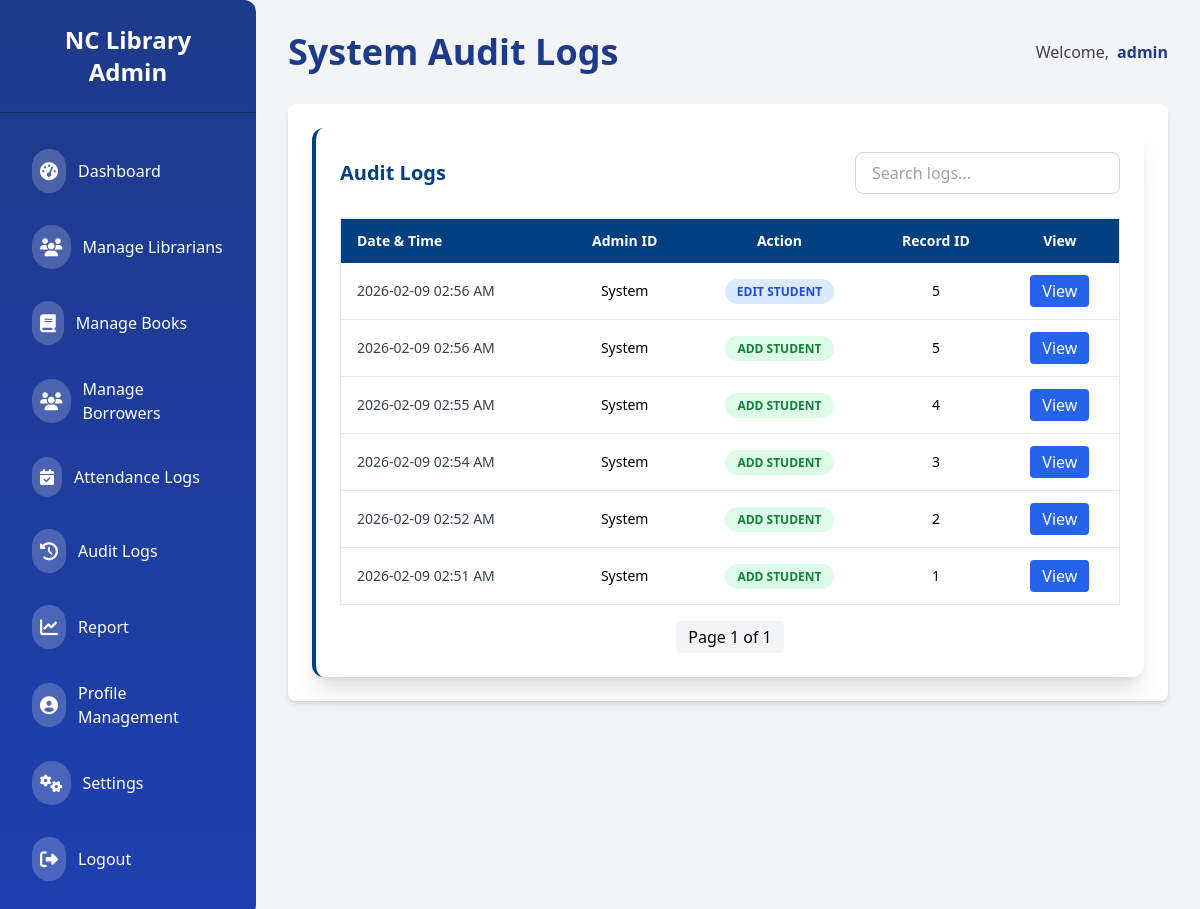
The page /admin/audit-logs (signed in) on the database its author committed.
### app/models/audit_log.py (models this page shows, shortened)
class AuditLog(db.Model):
    __tablename__ = "audit_log"
    id = db.Column(db.Integer, primary_key=True)
    user_id = db.Column(db.Integer, nullable=True)  # The admin who performed the action
    action = db.Column(db.String(100), nullable=False)  # e.g., "ADD STUDENT", "EDIT FACULTY"
    table_name = db.Column(db.String(100), nullable=False)  # e.g., "student", "borrower"
    record_id = db.Column(db.Integer, nullable=True)  # ID of the record affected
    old_data = db.Column(db.Text, nullable=True)  # JSON string for previous data
    new_data = db.Column(db.Text, nullable=True)  # JSON string for new data
    timestamp = db.Column(db.DateTime, default=datetime.utcnow)

### app/routes/admin/audit_logs.py (the view)
@admin_bp.route("/audit-logs")
@role_required("admin")
def audit_logs():
    page = request.args.get("page", 1, type=int)
    per_page = 20
    logs_pagination = AuditLog.query\
        .order_by(AuditLog.timestamp.desc())\
        .paginate(page=page, per_page=per_page, error_out=False)
    return render_template("admin/audit_logs.html", logs_pagination=logs_pagination)

### app/templates/admin/audit_logs.html (shortened to what this page needs)
{% extends "admin/admin_base.html" %}
{% block header %}System Audit Logs{% endblock %}
{% block content %}
<div class="col-span-full bg-white shadow-xl rounded-xl p-6 border-l-4 border-[#004080]">
  <div class="flex flex-col md:flex-row md:items-center md:justify-between gap-4 mb-6">
    <h2 class="text-xl font-semibold text-[#004080]">Audit Logs</h2>
    <div class="flex gap-2">
      <input
        type="text"
        id="searchInput"
        placeholder="Search logs..."
        class="border border-gray-300 rounded-lg px-4 py-2 focus:outline-none focus:ring-2 focus:ring-[#004080]"
      />
    </div>
  </div>
  <div class="overflow-x-auto">
    <table class="min-w-full border border-gray-200 rounded">
      <thead class="bg-[#004080] text-white">
        <tr>
          <th class="px-4 py-3 text-left text-sm font-semibold">Date & Time</th>
          <th class="px-4 py-3 text-center text-sm font-semibold">Admin ID</th>
          <th class="px-4 py-3 text-center text-sm font-semibold">Action</th>
          <th class="px-4 py-3 text-center text-sm font-semibold">Record ID</th>
          <th class="px-4 py-3 text-center text-sm font-semibold">View</th>
        </tr>
      </thead>
      <tbody class="divide-y">
        {% for log in logs_pagination.items %}
        <tr class="hover:bg-blue-50">
          <td class="px-4 py-3 text-sm text-gray-700">
            {{ log.timestamp.strftime("%Y-%m-%d %I:%M %p") }}
          </td>
          <td class="px-4 py-3 text-center text-sm">{{ log.user_id or "System" }}</td>
          <td class="px-4 py-3 text-center text-sm">
            {% set action = log.action|lower %}
            <span
              class="px-3 py-1 rounded-full text-xs font-semibold
                {% if 'add' in action or 'create' in action %} bg-green-100 text-green-700
                {% elif 'update' in action or 'edit' in action %} bg-blue-100 text-blue-700
                {% elif 'delete' in action or 'remove' in action %} bg-red-100 text-red-700
                {% elif 'login' in action or 'logout' in action %} bg-purple-100 text-purple-700
                {% else %} bg-gray-200 text-gray-700
                {% endif %}">
              {{ log.action }}
            </span>
          </td>
          <td class="px-4 py-3 text-center text-sm">{{ log.record_id or "-" }}</td>
          <td class="px-4 py-3 text-center">
            <button
              onclick="openLogModal({{ log.id }})"
              class="px-3 py-1 bg-blue-600 text-white rounded hover:bg-blue-700 transition"
            >
              View
            </button>
          </td>
        </tr>
        {% else %}
        <tr>
          <td colspan="5" class="text-center py-6 text-gray-500">No audit logs found.</td>
        </tr>
        {% endfor %}
      </tbody>
    </table>
  </div>
  <div class="mt-4 flex justify-center items-center space-x-2">
    <span class="px-3 py-1 bg-gray-100 rounded">Page {{ logs_pagination.page }} of {{ logs_pagination.pages }}</span>
  </div>
</div>
{% endblock %}

### rows shown on the page
AuditLog: timestamp "2026-02-09 02:56 AM", user_id "System", action "EDIT STUDENT", record "5"
AuditLog: timestamp "2026-02-09 02:56 AM", user_id "System", action "ADD STUDENT", record "5"
AuditLog: timestamp "2026-02-09 02:55 AM", user_id "System", action "ADD STUDENT", record "4"
AuditLog: timestamp "2026-02-09 02:54 AM", user_id "System", action "ADD STUDENT", record "3"
AuditLog: timestamp "2026-02-09 02:52 AM", user_id "System", action "ADD STUDENT", record "2"
AuditLog: timestamp "2026-02-09 02:51 AM", user_id "System", action "ADD STUDENT", record "1"

### other values the page prints
{{ session.username }} "admin"
{{ logs_pagination.page }} "1"
{{ logs_pagination.pages }} "1"
